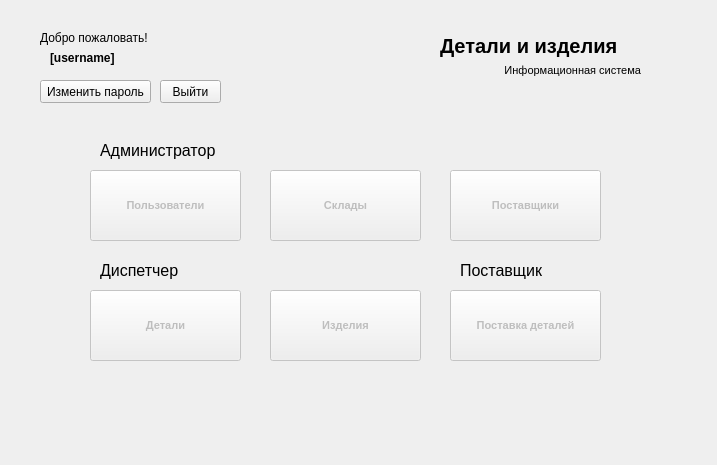
<?xml version="1.0" encoding="UTF-8"?>
<ui version="4.0">
 <class>MainWindow</class>
 <widget class="QMainWindow" name="MainWindow">
  <property name="geometry">
   <rect>
    <x>0</x>
    <y>0</y>
    <width>717</width>
    <height>465</height>
   </rect>
  </property>
  <property name="windowTitle">
   <string>Главная - Детали и изделия</string>
  </property>
  <widget class="QWidget" name="centralwidget">
   <widget class="QPushButton" name="UsersButton">
    <property name="enabled">
     <bool>false</bool>
    </property>
    <property name="geometry">
     <rect>
      <x>90</x>
      <y>170</y>
      <width>151</width>
      <height>71</height>
     </rect>
    </property>
    <property name="font">
     <font>
      <pointsize>8</pointsize>
      <weight>75</weight>
      <bold>true</bold>
     </font>
    </property>
    <property name="text">
     <string>Пользователи</string>
    </property>
   </widget>
   <widget class="QPushButton" name="ProvidersButton">
    <property name="enabled">
     <bool>false</bool>
    </property>
    <property name="geometry">
     <rect>
      <x>450</x>
      <y>170</y>
      <width>151</width>
      <height>71</height>
     </rect>
    </property>
    <property name="font">
     <font>
      <pointsize>8</pointsize>
      <weight>75</weight>
      <bold>true</bold>
     </font>
    </property>
    <property name="text">
     <string>Поставщики</string>
    </property>
   </widget>
   <widget class="QLabel" name="label">
    <property name="geometry">
     <rect>
      <x>40</x>
      <y>30</y>
      <width>121</width>
      <height>16</height>
     </rect>
    </property>
    <property name="text">
     <string>Добро пожаловать!</string>
    </property>
   </widget>
   <widget class="QPushButton" name="StoragesButton">
    <property name="enabled">
     <bool>false</bool>
    </property>
    <property name="geometry">
     <rect>
      <x>270</x>
      <y>170</y>
      <width>151</width>
      <height>71</height>
     </rect>
    </property>
    <property name="font">
     <font>
      <pointsize>8</pointsize>
      <weight>75</weight>
      <bold>true</bold>
     </font>
    </property>
    <property name="text">
     <string>Склады</string>
    </property>
   </widget>
   <widget class="QPushButton" name="ProductsButton">
    <property name="enabled">
     <bool>false</bool>
    </property>
    <property name="geometry">
     <rect>
      <x>270</x>
      <y>290</y>
      <width>151</width>
      <height>71</height>
     </rect>
    </property>
    <property name="font">
     <font>
      <pointsize>8</pointsize>
      <weight>75</weight>
      <bold>true</bold>
     </font>
    </property>
    <property name="text">
     <string>Изделия</string>
    </property>
   </widget>
   <widget class="QLabel" name="label_4">
    <property name="geometry">
     <rect>
      <x>460</x>
      <y>260</y>
      <width>131</width>
      <height>21</height>
     </rect>
    </property>
    <property name="font">
     <font>
      <pointsize>12</pointsize>
     </font>
    </property>
    <property name="text">
     <string>Поставщик</string>
    </property>
   </widget>
   <widget class="QPushButton" name="DetailsButton">
    <property name="enabled">
     <bool>false</bool>
    </property>
    <property name="geometry">
     <rect>
      <x>90</x>
      <y>290</y>
      <width>151</width>
      <height>71</height>
     </rect>
    </property>
    <property name="font">
     <font>
      <pointsize>8</pointsize>
      <weight>75</weight>
      <bold>true</bold>
     </font>
    </property>
    <property name="text">
     <string>Детали</string>
    </property>
   </widget>
   <widget class="QPushButton" name="ChangePasswordButton">
    <property name="geometry">
     <rect>
      <x>40</x>
      <y>80</y>
      <width>111</width>
      <height>23</height>
     </rect>
    </property>
    <property name="text">
     <string>Изменить пароль</string>
    </property>
   </widget>
   <widget class="QLabel" name="label_2">
    <property name="geometry">
     <rect>
      <x>100</x>
      <y>140</y>
      <width>131</width>
      <height>21</height>
     </rect>
    </property>
    <property name="font">
     <font>
      <pointsize>12</pointsize>
     </font>
    </property>
    <property name="text">
     <string>Администратор</string>
    </property>
   </widget>
   <widget class="QLabel" name="label_3">
    <property name="geometry">
     <rect>
      <x>100</x>
      <y>260</y>
      <width>131</width>
      <height>21</height>
     </rect>
    </property>
    <property name="font">
     <font>
      <pointsize>12</pointsize>
     </font>
    </property>
    <property name="text">
     <string>Диспетчер</string>
    </property>
   </widget>
   <widget class="QLabel" name="UsernameLabel">
    <property name="geometry">
     <rect>
      <x>50</x>
      <y>50</y>
      <width>161</width>
      <height>16</height>
     </rect>
    </property>
    <property name="font">
     <font>
      <weight>75</weight>
      <bold>true</bold>
     </font>
    </property>
    <property name="text">
     <string>[username]</string>
    </property>
   </widget>
   <widget class="QPushButton" name="ProvideButton">
    <property name="enabled">
     <bool>false</bool>
    </property>
    <property name="geometry">
     <rect>
      <x>450</x>
      <y>290</y>
      <width>151</width>
      <height>71</height>
     </rect>
    </property>
    <property name="font">
     <font>
      <pointsize>8</pointsize>
      <weight>75</weight>
      <bold>true</bold>
     </font>
    </property>
    <property name="text">
     <string>Поставка деталей</string>
    </property>
   </widget>
   <widget class="QLabel" name="label_5">
    <property name="geometry">
     <rect>
      <x>440</x>
      <y>30</y>
      <width>201</width>
      <height>31</height>
     </rect>
    </property>
    <property name="font">
     <font>
      <pointsize>15</pointsize>
      <weight>75</weight>
      <bold>true</bold>
     </font>
    </property>
    <property name="text">
     <string>Детали и изделия</string>
    </property>
   </widget>
   <widget class="QLabel" name="label_6">
    <property name="geometry">
     <rect>
      <x>440</x>
      <y>60</y>
      <width>201</width>
      <height>21</height>
     </rect>
    </property>
    <property name="font">
     <font>
      <pointsize>8</pointsize>
     </font>
    </property>
    <property name="text">
     <string>Информационная система</string>
    </property>
    <property name="alignment">
     <set>Qt::AlignRight|Qt::AlignTrailing|Qt::AlignVCenter</set>
    </property>
   </widget>
   <widget class="QPushButton" name="LogoutButton">
    <property name="geometry">
     <rect>
      <x>160</x>
      <y>80</y>
      <width>61</width>
      <height>23</height>
     </rect>
    </property>
    <property name="text">
     <string>Выйти</string>
    </property>
   </widget>
  </widget>
 </widget>
 <resources/>
 <connections/>
</ui>
